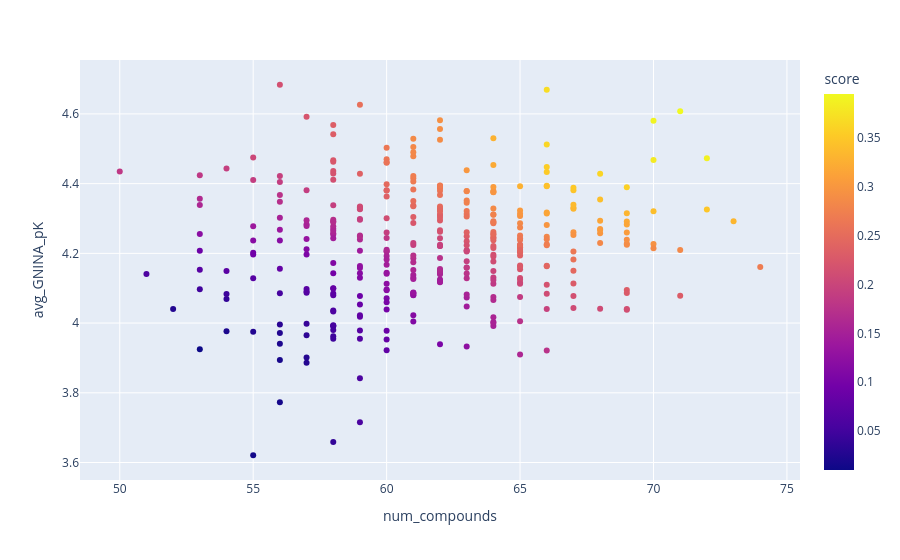

Source (notebook cell):
### Code cell
scorer.plot(["num_compounds", "avg_GNINA_pK"])
